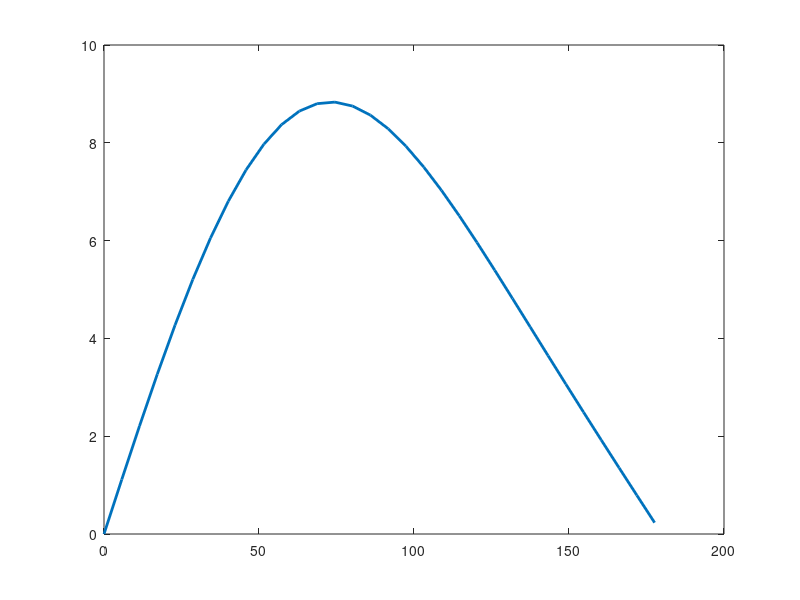

Source code (MATLAB):
function [ ]=Velocity( )
clear();
N=2000; %rev/min
s = 0.080; % stroke (m)
len= 0.120; %connecting rod length (m)
R=1/(s/(2*len));
theta=0:0.1:pi; %crankangle theta vector
Uavg=2*N*s/60;
Up=Uavg*pi/2*sin(theta).*(1+cos(theta)./sqrt(R.^2 -sin(theta).^2));
%plot results
theta=theta/pi*180;
plot(theta,Up,'linewidth',2);

end